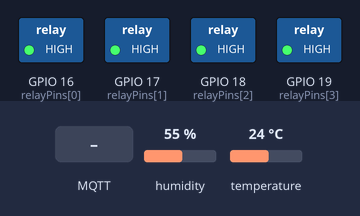
Bench run of a sketch on a simulated ESP32. Shown: switched loads named in the sketch (green lamp = pin HIGH). Dashed ring = blinking. The test bench sets the inputs (shaded band); at power-on: humidity 55 %, temperature 24 °C. WiFi joins after 1.5 s; servers stay silent unless stated; no MQTT or app messages arrive unless stated; what the sketch prints to the serial monitor is not drawn.

Above: at 2.7 s.
2.8 s: MQTT message "STROBE" arrives on the second subscribed topic
At 5.63 s:
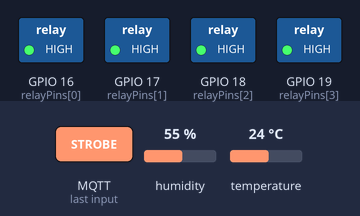
8.4 s: MQTT message "LEFT_TO_RIGHT" arrives on the second subscribed topic
At 8.62 s:
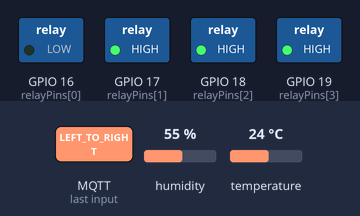
Timing chart, 0 to 16.0 s (numbered marks = the images above; inputs shaded):
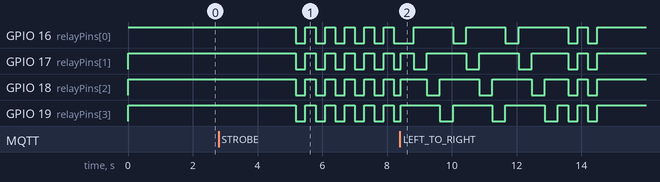

The sketch:

esp32-code.ino
```cpp
#include <WiFi.h>
#include <WiFiClientSecure.h>
#include <PubSubClient.h>
#include <ArduinoJson.h>
#include <DHT.h>

// ==========================================
// KONSOL CONFIG WIFI & DHT SENSOR
// ==========================================
const char* WIFI_SSID = "ISI_NAMA_WIFI";
const char* WIFI_PASS = "ISI_PASSWORD_WIFI";

#define DHTPIN 4
#define DHTTYPE DHT22   // Ganti DHT11 jika menggunakan modul sensor DHT11
DHT dht(DHTPIN, DHTTYPE);

// ==========================================
// OUT CHANNEL RELAY (GPIO PINOUT ESP32)
// Relay module biasanya ACTIVE LOW:
// - ON  = signal LOW
// - OFF = signal HIGH
// ==========================================
#define RELAY_ACTIVE_LOW true

const int relayPins[4] = {16, 17, 18, 19};
bool relayState[4] = {false, false, false, false};

// ==========================================
// CONFIGURASI TOPIC MQTT (SINKRON DENGAN WEB)
// ==========================================
const char* DEVICE_ID = "esp32-gzza-core-01";
const char* BASE_TOPIC = "gzza-core/iot/esp32-gzza-core-01";

String topicSensor       = String(BASE_TOPIC) + "/sensor";
String topicRelayStatus  = String(BASE_TOPIC) + "/relay/status";
String topicDeviceStatus = String(BASE_TOPIC) + "/device/status";
String topicModeStatus   = String(BASE_TOPIC) + "/mode/status";

String topicRelaySet     = String(BASE_TOPIC) + "/relay/+/set";
String topicModeSet      = String(BASE_TOPIC) + "/mode/set";

// ==========================================
// RETRIEVAL BROKER 1: CEDALO PRO MOSQUITTO
// ==========================================
const char* BROKER1_HOST = "pf-khkqcj4oqntlaiv975yr.cedalo.cloud";
const int   BROKER1_PORT = 8883;
const char* BROKER1_USER = "ISI_USERNAME_CEDALO_CLIENT";
const char* BROKER1_PASS = "ISI_PASSWORD_CEDALO_CLIENT";

// ==========================================
// RETRIEVAL BROKER 2: FLESPI
// Token Flespi dimasukkan sebagai username.
// Password dikosongkan.
// ==========================================
const char* BROKER2_HOST = "mqtt.flespi.io";
const int   BROKER2_PORT = 8883;
const char* BROKER2_USER = "ISI_TOKEN_FLESPI";
const char* BROKER2_PASS = "";

// ==========================================
// RETRIEVAL BROKER 3: SHIFTR.IO
// ==========================================
const char* BROKER3_HOST = "glazegull811.cloud.shiftr.io";
const int   BROKER3_PORT = 8883;
const char* BROKER3_USER = "ISI_USERNAME_SHIFTR";
const char* BROKER3_PASS = "ISI_PASSWORD_SHIFTR";

// ==========================================
// MQTT CLIENT SECURE (TLS SUITE)
// ==========================================
WiFiClientSecure secureClient1;
WiFiClientSecure secureClient2;
WiFiClientSecure secureClient3;

PubSubClient mqtt1(secureClient1);
PubSubClient mqtt2(secureClient2);
PubSubClient mqtt3(secureClient3);

unsigned long lastSensorPublish = 0;
unsigned long lastReconnectTry = 0;

const unsigned long SENSOR_INTERVAL = 5000;
const unsigned long RECONNECT_INTERVAL = 5000;

// ==========================================
// GENERAL TOOLS / HELPERS
// ==========================================
String getChipId() {
  uint64_t chipid = ESP.getEfuseMac();
  return String((uint32_t)(chipid & 0xFFFFFFFF), HEX);
}

void mqttLoopOnly() {
  mqtt1.loop();
  mqtt2.loop();
  mqtt3.loop();
}

void setRelay(int index, bool state) {
  if (index < 0 || index > 3) return;

  relayState[index] = state;

  if (RELAY_ACTIVE_LOW) {
    digitalWrite(relayPins[index], state ? LOW : HIGH);
  } else {
    digitalWrite(relayPins[index], state ? HIGH : LOW);
  }
}

void setAllRelays(bool state) {
  for (int i = 0; i < 4; i++) {
    setRelay(i, state);
  }
}

void publishToAll(String topic, String payload, bool retained = false) {
  if (mqtt1.connected()) mqtt1.publish(topic.c_str(), payload.c_str(), retained);
  if (mqtt2.connected()) mqtt2.publish(topic.c_str(), payload.c_str(), retained);
  if (mqtt3.connected()) mqtt3.publish(topic.c_str(), payload.c_str(), retained);
}

void publishRelayStatus() {
  StaticJsonDocument<256> doc;

  doc["device_id"] = DEVICE_ID;
  doc["relay1"] = relayState[0];
  doc["relay2"] = relayState[1];
  doc["relay3"] = relayState[2];
  doc["relay4"] = relayState[3];
  doc["relay_logic"] = "ACTIVE_LOW";

  String payload;
  serializeJson(doc, payload);

  publishToAll(topicRelayStatus, payload, true);
}

void publishDeviceStatus(const char* status) {
  StaticJsonDocument<128> doc;

  doc["device_id"] = DEVICE_ID;
  doc["status"] = status;
  doc["wifi_rssi"] = WiFi.RSSI();

  String payload;
  serializeJson(doc, payload);

  publishToAll(topicDeviceStatus, payload, true);
}

void publishSensorData() {
  float temperature = dht.readTemperature();
  float humidity = dht.readHumidity();

  if (isnan(temperature) || isnan(humidity)) {
    Serial.println("Gagal membaca sensor dari pin DHT!");
    return;
  }

  StaticJsonDocument<256> doc;

  doc["device_id"] = DEVICE_ID;
  doc["temperature"] = temperature;
  doc["humidity"] = humidity;
  doc["unit_temperature"] = "C";
  doc["unit_humidity"] = "%";

  String payload;
  serializeJson(doc, payload);

  publishToAll(topicSensor, payload, false);

  Serial.println("Publish data sensor ke brokers:");
  Serial.println(payload);
}

// ==========================================
// LOGIKA VARIASI MODE RELAY
// ==========================================
void runLeftToRightMode() {
  Serial.println("Mode VARIASI 1 (LEFT_TO_RIGHT) aktif");

  publishToAll(topicModeStatus, "{\"mode\":\"LEFT_TO_RIGHT\",\"status\":\"running\"}", false);

  for (int repeat = 0; repeat < 3; repeat++) {
    for (int i = 0; i < 4; i++) {
      setAllRelays(false);
      setRelay(i, true);
      publishRelayStatus();

      unsigned long startDelay = millis();
      while (millis() - startDelay < 400) {
        mqttLoopOnly();
        delay(10);
      }
    }
  }

  setAllRelays(false);
  publishRelayStatus();
  publishToAll(topicModeStatus, "{\"mode\":\"LEFT_TO_RIGHT\",\"status\":\"finished\"}", false);
}

void runStrobeMode() {
  Serial.println("Mode VARIASI 2 (STROBE) aktif");

  publishToAll(topicModeStatus, "{\"mode\":\"STROBE\",\"status\":\"running\"}", false);

  for (int i = 0; i < 8; i++) {
    setAllRelays(true);
    publishRelayStatus();

    unsigned long startOn = millis();
    while (millis() - startOn < 300) {
      mqttLoopOnly();
      delay(10);
    }

    setAllRelays(false);
    publishRelayStatus();

    unsigned long startOff = millis();
    while (millis() - startOff < 300) {
      mqttLoopOnly();
      delay(10);
    }
  }

  publishToAll(topicModeStatus, "{\"mode\":\"STROBE\",\"status\":\"finished\"}", false);
}

// ==========================================
// MQTT MESSAGE INCOMING INTERCEPTOR
// ==========================================
void handleMqttMessage(String brokerName, char* topic, byte* payload, unsigned int length) {
  String topicStr = String(topic);
  String message = "";

  for (unsigned int i = 0; i < length; i++) {
    message += (char)payload[i];
  }

  message.trim();

  Serial.println("==========================================");
  Serial.println("Incoming Broker : " + brokerName);
  Serial.println("Topic           : " + topicStr);
  Serial.println("Payload         : " + message);
  Serial.println("==========================================");

  // Parse Mode Command
  if (topicStr.endsWith("/mode/set")) {
    String mode = message;

    StaticJsonDocument<128> doc;
    DeserializationError error = deserializeJson(doc, message);

    if (!error && doc["mode"]) {
      mode = doc["mode"].as<String>();
    }

    mode.toUpperCase();

    if (mode == "STROBE") {
      runStrobeMode();
    } else if (mode == "LEFT_TO_RIGHT" || mode == "LEFT_RIGHT") {
      runLeftToRightMode();
    }

    return;
  }

  // Parse Relay Commands (All, 1, 2, 3, or 4)
  if (topicStr.indexOf("/relay/") >= 0 && topicStr.endsWith("/set")) {
    String stateCommand = message;
    String target = "";

    StaticJsonDocument<256> doc;
    DeserializationError error = deserializeJson(doc, message);

    if (!error) {
      if (doc["state"]) {
        stateCommand = doc["state"].as<String>();
      }
      if (doc["target"]) {
        target = doc["target"].as<String>();
      }
    }

    stateCommand.toUpperCase();
    bool targetState = false;

    if (stateCommand == "ON") {
      targetState = true;
    } else if (stateCommand == "OFF") {
      targetState = false;
    } else {
      Serial.println("Perintah relay ditolak: State tidak valid!");
      return;
    }

    if (topicStr.indexOf("/relay/all/set") >= 0 || target == "all") {
      setAllRelays(targetState);
    } else if (topicStr.indexOf("/relay/1/set") >= 0 || target == "relay1") {
      setRelay(0, targetState);
    } else if (topicStr.indexOf("/relay/2/set") >= 0 || target == "relay2") {
      setRelay(1, targetState);
    } else if (topicStr.indexOf("/relay/3/set") >= 0 || target == "relay3") {
      setRelay(2, targetState);
    } else if (topicStr.indexOf("/relay/4/set") >= 0 || target == "relay4") {
      setRelay(3, targetState);
    }

    publishRelayStatus();
  }
}

void callbackBroker1(char* topic, byte* payload, unsigned int length) {
  handleMqttMessage("Cedalo", topic, payload, length);
}

void callbackBroker2(char* topic, byte* payload, unsigned int length) {
  handleMqttMessage("Flespi", topic, payload, length);
}

void callbackBroker3(char* topic, byte* payload, unsigned int length) {
  handleMqttMessage("Shiftr", topic, payload, length);
}

// ==========================================
// MQTT SUBSCRIPTIONS
// ==========================================
void subscribeTopics(PubSubClient& client) {
  client.subscribe(topicRelaySet.c_str());
  client.subscribe(topicModeSet.c_str());
}

bool connectBroker(
  PubSubClient& client,
  const char* brokerLabel,
  const char* username,
  const char* password,
  String clientId
) {
  if (client.connected()) {
    return true;
  }

  Serial.print("Menghubungkan ke broker -> ");
  Serial.println(brokerLabel);

  bool connected;

  if (strlen(username) > 0) {
    connected = client.connect(
      clientId.c_str(),
      username,
      password,
      topicDeviceStatus.c_str(),
      1,
      true,
      "{\"status\":\"offline\"}"
    );
  } else {
    connected = client.connect(
      clientId.c_str(),
      topicDeviceStatus.c_str(),
      1,
      true,
      "{\"status\":\"offline\"}"
    );
  }

  if (connected) {
    Serial.print("Koneksi sukses ke ");
    Serial.println(brokerLabel);

    subscribeTopics(client);
    publishDeviceStatus("online");
    publishRelayStatus();

    return true;
  } else {
    Serial.print("Gagal terhubung ke ");
    Serial.print(brokerLabel);
    Serial.print(", RCState = ");
    Serial.println(client.state());

    return false;
  }
}

void reconnectAllMqtt() {
  if (millis() - lastReconnectTry < RECONNECT_INTERVAL) {
    return;
  }

  lastReconnectTry = millis();

  String chipId = getChipId();

  // 1. Cedalo
  connectBroker(
    mqtt1,
    "Cedalo",
    BROKER1_USER,
    BROKER1_PASS,
    "gzza_esp32_cedalo_" + chipId
  );

  // 2. Flespi
  connectBroker(
    mqtt2,
    "Flespi",
    BROKER2_USER,
    BROKER2_PASS,
    "gzza_esp32_flespi_" + chipId
  );

  // 3. Shiftr
  connectBroker(
    mqtt3,
    "Shiftr",
    BROKER3_USER,
    BROKER3_PASS,
    "gzza_esp32_shiftr_" + chipId
  );
}

// ==========================================
// ARDUINO SETUP
// ==========================================
void setup() {
  Serial.begin(115200);

  dht.begin();

  for (int i = 0; i < 4; i++) {
    pinMode(relayPins[i], OUTPUT);
    setRelay(i, false); // Default ALL OFF saat startup
  }

  WiFi.begin(WIFI_SSID, WIFI_PASS);

  Serial.print("Menyalakan WiFi & mengoneksikan");
  while (WiFi.status() != WL_CONNECTED) {
    delay(500);
    Serial.print(".");
  }

  Serial.println();
  Serial.println("WiFi Terkoneksi Sukses!");
  Serial.print("IP Node ESP32: ");
  Serial.println(WiFi.localIP());

  // Untuk keperluan TLS Client, abaikan sertifikat CA
  // demi fleksibilitas pengujian mandiri:
  secureClient1.setInsecure();
  secureClient2.setInsecure();
  secureClient3.setInsecure();

  mqtt1.setServer(BROKER1_HOST, BROKER1_PORT);
  mqtt2.setServer(BROKER2_HOST, BROKER2_PORT);
  mqtt3.setServer(BROKER3_HOST, BROKER3_PORT);

  mqtt1.setCallback(callbackBroker1);
  mqtt2.setCallback(callbackBroker2);
  mqtt3.setCallback(callbackBroker3);

  // Mengalokasikan ukuran buffer MQTT yang cukup untuk payload JSON
  mqtt1.setBufferSize(512);
  mqtt2.setBufferSize(512);
  mqtt3.setBufferSize(512);

  reconnectAllMqtt();
}

// ==========================================
// ARDUINO LOOP ENGINE
// ==========================================
void loop() {
  if (WiFi.status() != WL_CONNECTED) {
    Serial.println("Koneksi WiFi terputus! Menyambungkan kembali...");
    WiFi.reconnect();
    delay(1000);
    return;
  }

  reconnectAllMqtt();

  mqtt1.loop();
  mqtt2.loop();
  mqtt3.loop();

  if (millis() - lastSensorPublish >= SENSOR_INTERVAL) {
    lastSensorPublish = millis();
    publishSensorData();
    publishRelayStatus();
  }
}
```

Measured:
- after the input at 2.8 s, GPIO 16 (relayPins[0]), GPIO 17 (relayPins[1]), GPIO 18 (relayPins[2]), GPIO 19 (relayPins[3]): alternates HIGH for 0.30 s and LOW for 0.30 s, starting after 2.4 s
